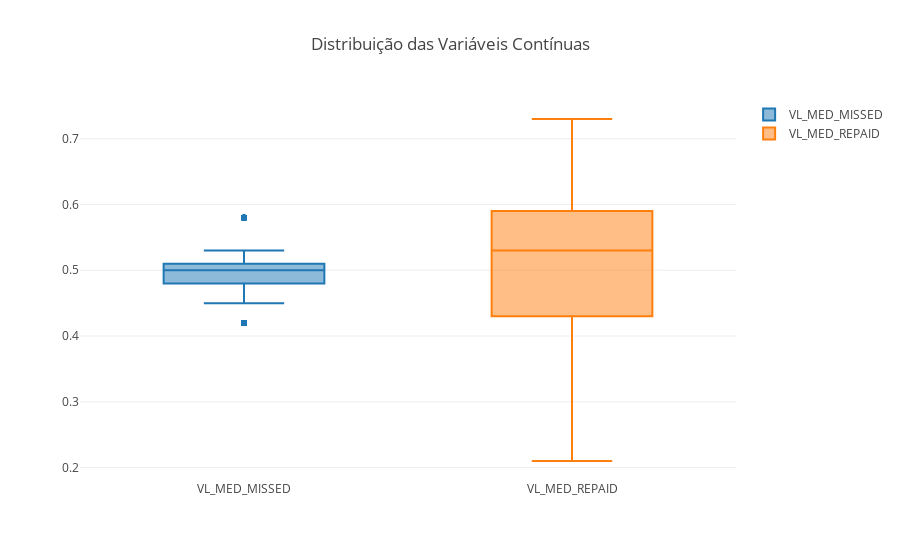

Here is the notebook cell this chart was saved with:
### Code cell
lista_boxplot = ['VL_MED_MISSED','VL_MED_REPAID']

TuringBoxPlotIntVars(df_00,lista_boxplot)

### Figure 1 — Plotly figure (JSON) as saved in the notebook; plotly's stock layout.template omitted (floating-point values rounded to 4 significant figures; data arrays with more than 128 entries replaced by an {"elided": "..."} marker saying what was removed)
{"data": [{"name": "VL_MED_MISSED", "type": "box", "uid": "c8111d27-4372-4baf-b078-96b35f0b3b55", "y": {"elided": "2000 float values"}}, {"name": "VL_MED_REPAID", "type": "box", "uid": "2e2bc482-b462-4046-a0b1-5368f770c705", "y": {"elided": "2000 float values"}}], "layout": {"title": {"text": "Distribuição das Variáveis Contínuas"}}}
